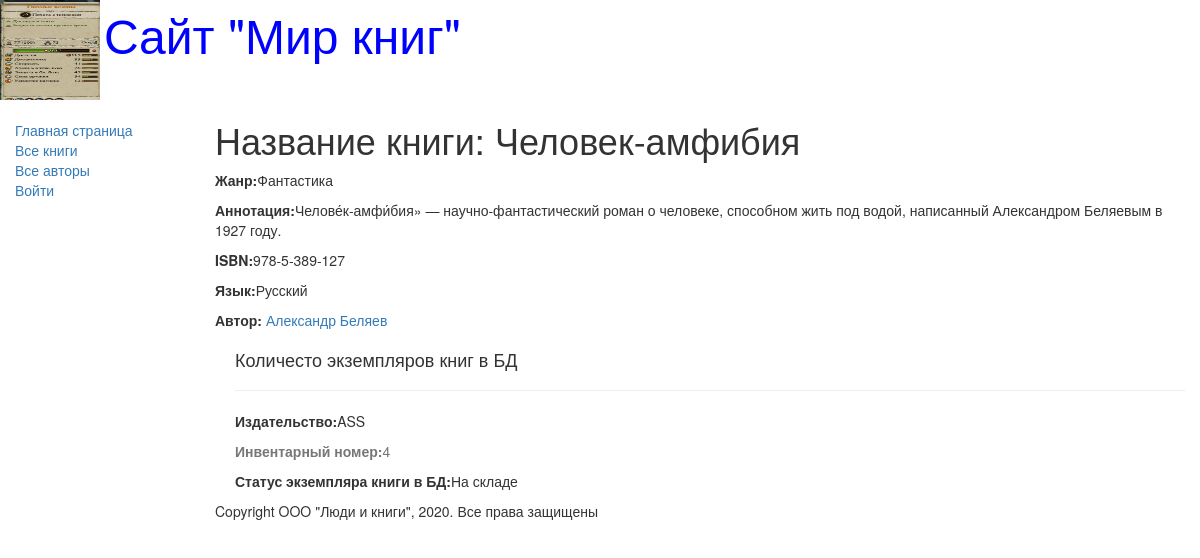
The app's page /catalog/books/4 with its own data.
### catalog/models.py (models this page shows, shortened)
class Book(models.Model):
    title = models.CharField(max_length=200,
                             help_text='Введите названия книги',
                             verbose_name='Название книги')
    genre = models.ForeignKey('Genre', on_delete=models.CASCADE,
                              help_text='Выберите жанр книги',
                              verbose_name='Жанр книги', null=True)
    language = models.ForeignKey('Language', on_delete=models.CASCADE,
                                 help_text='Выберите язык книги',
                                 verbose_name='Язык книги', null=True)
    author = models.ManyToManyField('Author',
                                    help_text='Выберите автора книги',
                                    verbose_name='Автор книги')
    summary = models.TextField(max_length=1000,
                               help_text='Введите краткое описание книги',
                               verbose_name='Аннотация книг')
    isbn = models.CharField(max_length=13,
                            help_text='Должно содержать 13 символов',
                            verbose_name='ISBN книги')
    def display_author(self):
        return ", ".join([author.last_name for author in self.author.all()])
    display_author.short_description = 'Авторы'

class Genre(models.Model):
    name = models.CharField(max_length=200,
                            help_text='Введите жанр книги',
                            verbose_name='Жанр книги')
    def __str__(self):
        return self.name

class Language(models.Model):
    name = models.CharField(max_length=20,
                            help_text='Введите язык книги',
                            verbose_name='Язык книги')
    def __str__(self):
        return self.name

class Author(models.Model):
    first_name = models.CharField(max_length=100,
                                  help_text="Введите имя автора",
                                  verbose_name="Имя автора")
    last_name = models.CharField(max_length=100,
                                 help_text="Введите фамилию автора",
                                 verbose_name="Фамилия автора")
    data_of_birth = models.DateField(help_text="Введите дату рождения",
                                     verbose_name='Дату рождения',
                                     null=True, blank=True)
    data_of_death = models.DateField(help_text='Введите дату смерти',
                                     verbose_name='Дата смерти',
                                     null=True, blank=True)

class BookInstance(models.Model):
    book = models.ForeignKey('Book', on_delete=models.CASCADE, null=True)
    inv_nom = models.CharField(max_length=20, null=True,
                               help_text='Введите инвентарный номер экземпляра',
                               verbose_name='Инвентарный номер')
    imprint = models.CharField(max_length=200,
                               help_text='Введите издательство в год выпуска',
                               verbose_name='Издательство')
    status = models.ForeignKey('Status', on_delete=models.CASCADE,
                               null=True, help_text='Изменить состояние экземпляра книги',
                               verbose_name='Статус экземпляра книги')
    due_back = models.DateField(null=True, blank=True,
                                help_text='Введите конец срока статуса',
                                verbose_name='Дата окончания статуса')

class Status(models.Model):
    name = models.CharField(max_length=20,
                            help_text='Введите статус экземпляра книги',
                            verbose_name='Статус экземпяра книги')
    def __str__(self):
        return self.name

### catalog/views.py (the view)
# urls.py: path('books/<int:id>', BookDetailView.as_view(), name='book-detail'),
class BookDetailView(APIView):
    renderer_classes = [TemplateHTMLRenderer]
    template_name = 'book_detail.html'
    def get(self, request, id):
        book = Book.objects.get(pk=id)
        author = book.author.all()
        book_instance_set = book.bookinstance_set.all()
        return Response({
            'book': BookDetailSerializers(book).data,
            'authors': BookAuthorDetailSerializers(author, many=True).data,
            'book_instance_set': BookInstanceDetailSerializers(book_instance_set, many=True).data,
                         })

### catalog/templates/book_detail.html (shortened to what this page needs)
{% extends "base_generic.html" %}
{% block content %}
    <h1>Название книги: {{ book.title }}</h1>
    <p><strong>Жанр:</strong>{{ book.genre }}</p>
    <p><strong>Аннотация:</strong>{{ book.summary }}</p>
    <p><strong>ISBN:</strong>{{ book.isbn }}</p>
    <p><strong>Язык:</strong>{{ book.language }}</p>
        {% for author in authors %}
            <p><strong>Автор:</strong>
               <a href="">{{ author.first_name }}
                          {{ author.last_name}}</a></p>
        {% endfor %}
    <div style="margin-left:20px;margin-top:20px">
        <h4>Количесто экземпляров книг в БД</h4>
        {% for copy in book_instance_set %}
            <hr>
            <p><strong>Издательство:</strong>{{ copy.imprint }}</p>
            <p class="text-muted"><strong>Инвентарный номер:</strong>{{ copy.id }}</p>
            <p><strong>Статус экземпляра книги в БД:</strong>{{ copy.status }}</p>
        {% endfor %}
    </div>
{% endblock %}

### records on screen
Book: title "Человек-амфибия", summary "Челове́к-амфи́бия» — научно-фантастический роман о человеке, способном жить под водой, написанный Александром Беляевым в 1927 году.", isbn "978-5-389-127"
Genre: genre "Фантастика"
Language: language "Русский"
Author: first_name "Александр", last_name "Беляев"
BookInstance: imprint "ASS"
Status: status "На складе"

### other values on screen
{{ copy.id }} "4"
